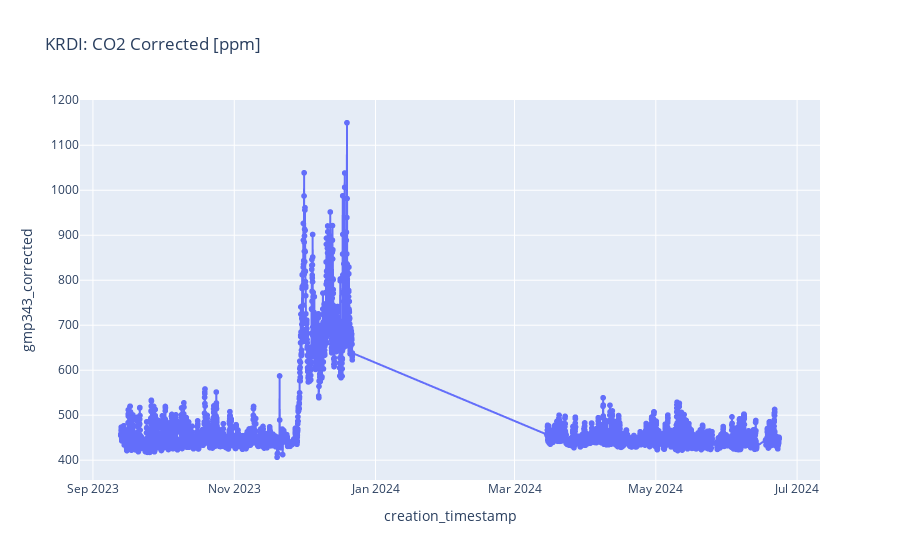

Notebook source saved alongside this figure:
### Code cell
extract_site_data(dates = dates, site_name="KRDI")

### Figure 1 — Plotly figure (JSON) as saved in the notebook; plotly's stock layout.template omitted (floating-point values rounded to 4 significant figures; data arrays with more than 128 entries replaced by an {"elided": "..."} marker saying what was removed)
{"data": [{"hovertemplate": "creation_timestamp=%{x}<br>gmp343_corrected=%{y}<extra></extra>", "legendgroup": "", "line": {"color": "#636efa", "dash": "solid"}, "marker": {"symbol": "circle"}, "mode": "lines+markers", "name": "", "showlegend": false, "type": "scattergl", "x": {"elided": "4664 str values"}, "xaxis": "x", "y": {"elided": "4664 float values"}, "yaxis": "y"}], "layout": {"legend": {"tracegroupgap": 0}, "title": {"text": "KRDI: CO2 Corrected [ppm]"}, "xaxis": {"anchor": "y", "domain": [0, 1], "title": {"text": "creation_timestamp"}}, "yaxis": {"anchor": "x", "domain": [0, 1], "title": {"text": "gmp343_corrected"}}}}
